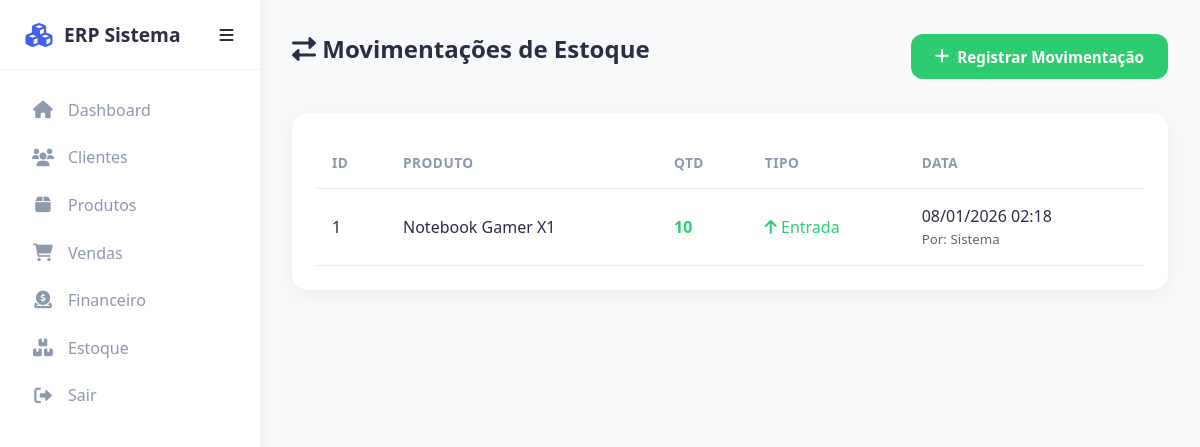
Page /modules/stock/stock.php (signed in) on the committed database.
### tables this page shows
CREATE TABLE `stock_movements` (
  `id` int(11) NOT NULL,
  `company_id` int(11) DEFAULT NULL,
  `product_id` int(11) DEFAULT NULL,
  `user_id` int(11) DEFAULT NULL,
  `type` varchar(10) DEFAULT NULL,
  `quantity` int(11) DEFAULT NULL,
  `created_at` timestamp NOT NULL DEFAULT current_timestamp(),
  `updated_at` timestamp NOT NULL DEFAULT current_timestamp() ON UPDATE current_timestamp()
);

CREATE TABLE `products` (
  `id` int(11) NOT NULL,
  `company_id` int(11) DEFAULT NULL,
  `category_id` int(11) DEFAULT NULL,
  `name` varchar(255) DEFAULT NULL,
  `code` varchar(50) DEFAULT NULL,
  `price` decimal(10,2) DEFAULT NULL,
  `created_at` timestamp NOT NULL DEFAULT current_timestamp(),
  `stock` int(11) DEFAULT 0,
  `category` varchar(50) DEFAULT NULL,
  `updated_at` timestamp NOT NULL DEFAULT current_timestamp() ON UPDATE current_timestamp(),
  `active` tinyint(1) DEFAULT 1,
  `created_by` int(11) DEFAULT NULL,
  `updated_by` int(11) DEFAULT NULL
);

### modules/stock/stock.php (the view, shortened to what this page needs)
<?php
require '../../config/database.php';
?>
<!DOCTYPE html>
<html lang="pt-BR">
<head>
    <link rel="stylesheet" href="../../css/style.css">
    <link rel="stylesheet" href="https://cdnjs.cloudflare.com/ajax/libs/font-awesome/6.0.0/css/all.min.css">
</head>
<body>
    <?php $basePath = '../../';
    include '../../includes/header.php'; ?>
    <main>
        <div style="display: flex; justify-content: space-between; align-items: center; margin-bottom: 2rem;">
            <h2><i class="fas fa-exchange-alt"></i> Movimentações de Estoque</h2>
            <a href="add_stock_movement.php" class="btn btn-success"><i class="fas fa-plus"></i> Registrar
                Movimentação</a>
        </div>
        <div class="table-container">
            <table id="tableModule">
                <thead>
                    <tr>
                        <th>ID</th>
                        <th>Produto</th>
                        <th>Qtd</th>
                        <th>Tipo</th>
                        <th>Data</th>
                    </tr>
                </thead>
                <tbody>
                    <?php
                    $sql = "SELECT s.*, p.name as product_name, u.name as user_name
                            FROM stock_movements s
                            LEFT JOIN products p ON s.product_id = p.id
                            LEFT JOIN users u ON s.user_id = u.id
                            WHERE s.company_id = ?
                            ORDER BY s.created_at DESC";
                    $stmt = $pdo->prepare($sql);
                    $stmt->execute([getCompanyId()]);
                    while ($row = $stmt->fetch(PDO::FETCH_ASSOC)) {
                        $color = $row['type'] == 'entrada' ? '#2ecc71' : '#e74c3c';
                        $icon = $row['type'] == 'entrada' ? '<i class="fas fa-arrow-up"></i>' : '<i class="fas fa-arrow-down"></i>';
                        echo "<tr>";
                        echo "<td>{$row['id']}</td>";
                        echo "<td>" . htmlspecialchars($row['product_name'] ?? 'Produto Removido') . "</td>";
                        echo "<td style='color:$color; font-weight: bold;'>{$row['quantity']}</td>";
                        echo "<td><span style='color:$color'>$icon " . ucfirst($row['type']) . "</span></td>";
                        echo "<td>" . date('d/m/Y H:i', strtotime($row['created_at'])) . "<br><small style='color: #666;'>Por: " . htmlspecialchars($row['user_name'] ?? 'Sistema') . "</small></td>";
                        echo "</tr>";
                    }
                    ?>
                </tbody>
            </table>
        </div>
    </main>
</body>

### css/style.css (style rules this page uses)
:root { --primary-color: #4361ee; --secondary-color: #3f37c9; --success-color: #4cc9f0; --danger-color: #f72585; --text-color: #2b2d42; --text-muted: #8d99ae; --bg-light: #f8f9fa; --card-bg: #ffffff; --border-radius: 12px; --transition: all 0.3s ease; }
* { margin: 0; padding: 0; box-sizing: border-box; font-family: 'Segoe UI', Tahoma, Geneva, Verdana, sans-serif; }
body { background-color: var(--bg-light); color: var(--text-color); min-height: 100vh; display: flex; overflow-x: hidden; }
h1, h2, h3, h4, h5, h6 { color: var(--text-color); margin-bottom: 1rem; }
.btn { display: inline-flex; align-items: center; justify-content: center; padding: 0.8rem 1.5rem; border-radius: var(--border-radius); border: none; cursor: pointer; font-weight: 600; transition: var(--transition); text-decoration: none; font-size: 0.95rem; gap: 0.5rem; }
.btn i { font-size: 1.1em; }
.btn-success { background-color: #2ecc71; color: white; }
main { padding: 2rem; flex: 1; max-width: 260px; max-width: none; }
main { margin-left: 260px; width: calc(100% - 260px); transition: margin-left 0.3s ease; padding: 2rem; }
.table-container { background: white; padding: 1.5rem; border-radius: 16px; box-shadow: 0 5px 20px rgba(0, 0, 0, 0.05); overflow-x: auto; }
table { width: 100%; border-collapse: collapse; white-space: nowrap; }
th, td { padding: 1rem; text-align: left; border-bottom: 1px solid #e9ecef; }
th { font-weight: 600; color: var(--text-muted); font-size: 0.85rem; text-transform: uppercase; letter-spacing: 0.5px; }

### rows in the picture
stock_movements: id "1", product.name "Notebook Gamer X1", quantity "10", type "Entrada", created_at "08/01/2026 02:18", user_name "Sistema"
